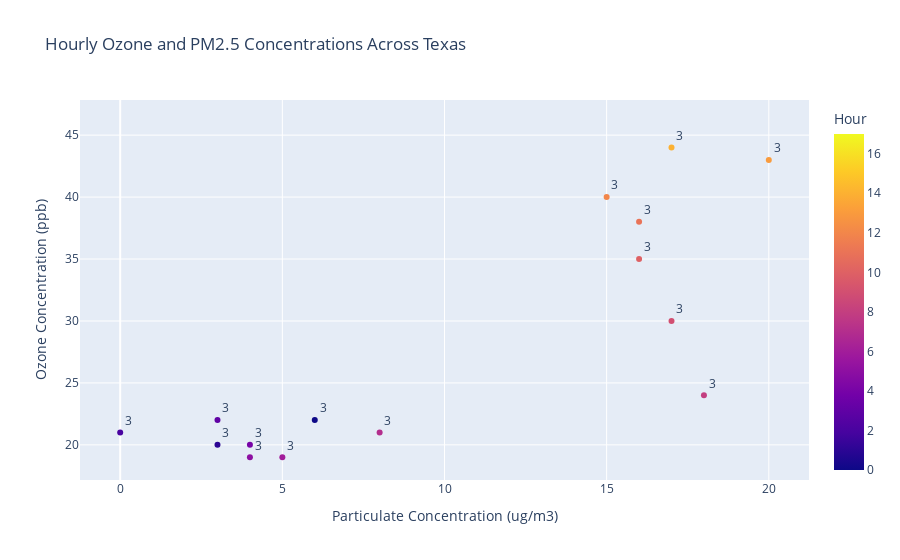

Notebook source saved alongside this figure:
### Code cell
import plotly.express as px

# px.box(df, x="CAMS_ID", y=['Ozone','PM-2.5'])
# filt = (df["CAMS_ID"] != "3001") & (df["CAMS_ID"] != "41")
filt = df["CAMS_ID"] == 3  #Its an INT, not a STR
# px.scatter(df[filt], x="PM-2.5", y="Ozone", color="CAMS_ID")
# fig = px.scatter(df, x="PM-2.5", y="Ozone", color="CAMS_ID", title="Hourly Ozone and PM2.5 Concentrations Across Texas")
# fig.show()
fig = px.scatter(df[filt], x="PM-2.5", 
y="Ozone", 
color="Hour", 
title="Hourly Ozone and PM2.5 Concentrations Across Texas", 
text="CAMS_ID",
labels={
    "Hour": "Hour",
    "Ozone": "Ozone Concentration (ppb)",
    "PM-2.5": "Particulate Concentration (ug/m3)"
    })
fig.update_traces(textposition='top right')

### Figure 1 — Plotly figure (JSON) as saved in the notebook; plotly's stock layout.template omitted (floating-point values rounded to 4 significant figures)
{"data": [{"hovertemplate": "Particulate Concentration (ug/m3)=%{x}<br>Ozone Concentration (ppb)=%{y}<br>CAMS_ID=%{text}<br>Hour=%{marker.color}<extra></extra>", "legendgroup": "", "marker": {"color": [0, 1, 2, 3, 4, 5, 6, 7, 8, 9, 10, 11, 12, 13, 14, 15, 16, 17], "coloraxis": "coloraxis", "symbol": "circle"}, "mode": "markers+text", "name": "", "orientation": "v", "showlegend": false, "text": [3, 3, 3, 3, 3, 3, 3, 3, 3, 3, 3, 3, 3, 3, 3, 3, 3, 3], "textposition": "top right", "type": "scatter", "x": [6, 3, 0, 3, 4, 4, 5, 8, 18, 17, 16, 16, 15, 20, 17, null, null, null], "xaxis": "x", "y": [22, 20, 21, 22, 20, 19, 19, 21, 24, 30, 35, 38, 40, 43, 44, 46, null, null], "yaxis": "y"}], "layout": {"coloraxis": {"colorbar": {"title": {"text": "Hour"}}, "colorscale": [[0, "#0d0887"], [0.1111, "#46039f"], [0.2222, "#7201a8"], [0.3333, "#9c179e"], [0.4444, "#bd3786"], [0.5556, "#d8576b"], [0.6667, "#ed7953"], [0.7778, "#fb9f3a"], [0.8889, "#fdca26"], [1, "#f0f921"]]}, "legend": {"tracegroupgap": 0}, "title": {"text": "Hourly Ozone and PM2.5 Concentrations Across Texas"}, "xaxis": {"anchor": "y", "domain": [0, 1], "title": {"text": "Particulate Concentration (ug/m3)"}}, "yaxis": {"anchor": "x", "domain": [0, 1], "title": {"text": "Ozone Concentration (ppb)"}}}}
